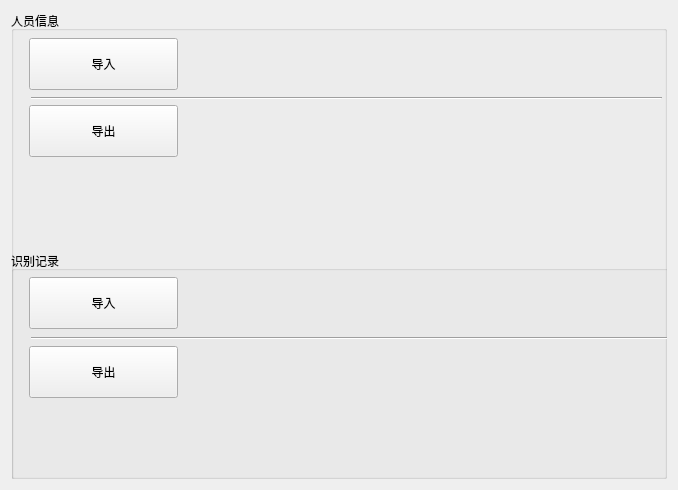
<?xml version="1.0" encoding="UTF-8"?>
<ui version="4.0">
 <class>XportData</class>
 <widget class="QWidget" name="XportData">
  <property name="geometry">
   <rect>
    <x>0</x>
    <y>0</y>
    <width>678</width>
    <height>490</height>
   </rect>
  </property>
  <property name="sizePolicy">
   <sizepolicy hsizetype="Expanding" vsizetype="Expanding">
    <horstretch>0</horstretch>
    <verstretch>0</verstretch>
   </sizepolicy>
  </property>
  <property name="windowTitle">
   <string>数据导入导出</string>
  </property>
  <layout class="QGridLayout" name="gridLayout">
   <item row="0" column="0">
    <widget class="QGroupBox" name="xportPersonInfo">
     <property name="title">
      <string>人员信息</string>
     </property>
     <widget class="Line" name="line">
      <property name="geometry">
       <rect>
        <x>20</x>
        <y>79</y>
        <width>631</width>
        <height>16</height>
       </rect>
      </property>
      <property name="orientation">
       <enum>Qt::Horizontal</enum>
      </property>
     </widget>
     <widget class="QGroupBox" name="xportRecord">
      <property name="geometry">
       <rect>
        <x>0</x>
        <y>240</y>
        <width>660</width>
        <height>233</height>
       </rect>
      </property>
      <property name="title">
       <string>识别记录</string>
      </property>
      <property name="flat">
       <bool>false</bool>
      </property>
      <property name="checkable">
       <bool>false</bool>
      </property>
      <widget class="Line" name="line_2">
       <property name="geometry">
        <rect>
         <x>20</x>
         <y>79</y>
         <width>652</width>
         <height>16</height>
        </rect>
       </property>
       <property name="orientation">
        <enum>Qt::Horizontal</enum>
       </property>
      </widget>
      <widget class="QPushButton" name="btnImportRecord">
       <property name="geometry">
        <rect>
         <x>18</x>
         <y>26</y>
         <width>149</width>
         <height>52</height>
        </rect>
       </property>
       <property name="sizePolicy">
        <sizepolicy hsizetype="Preferred" vsizetype="Preferred">
         <horstretch>0</horstretch>
         <verstretch>0</verstretch>
        </sizepolicy>
       </property>
       <property name="minimumSize">
        <size>
         <width>98</width>
         <height>27</height>
        </size>
       </property>
       <property name="maximumSize">
        <size>
         <width>16777215</width>
         <height>16777215</height>
        </size>
       </property>
       <property name="text">
        <string>导入</string>
       </property>
      </widget>
      <widget class="QPushButton" name="btnExportRecord">
       <property name="geometry">
        <rect>
         <x>18</x>
         <y>95</y>
         <width>149</width>
         <height>52</height>
        </rect>
       </property>
       <property name="sizePolicy">
        <sizepolicy hsizetype="Preferred" vsizetype="Preferred">
         <horstretch>0</horstretch>
         <verstretch>0</verstretch>
        </sizepolicy>
       </property>
       <property name="minimumSize">
        <size>
         <width>98</width>
         <height>27</height>
        </size>
       </property>
       <property name="maximumSize">
        <size>
         <width>16777215</width>
         <height>16777215</height>
        </size>
       </property>
       <property name="text">
        <string>导出</string>
       </property>
      </widget>
      <zorder>line_2</zorder>
      <zorder>xportPersonInfo</zorder>
      <zorder>xportPersonInfo</zorder>
      <zorder>xportPersonInfo</zorder>
     </widget>
     <widget class="QPushButton" name="btnExportPersonInfo">
      <property name="geometry">
       <rect>
        <x>18</x>
        <y>94</y>
        <width>149</width>
        <height>52</height>
       </rect>
      </property>
      <property name="sizePolicy">
       <sizepolicy hsizetype="Expanding" vsizetype="Expanding">
        <horstretch>0</horstretch>
        <verstretch>0</verstretch>
       </sizepolicy>
      </property>
      <property name="minimumSize">
       <size>
        <width>98</width>
        <height>27</height>
       </size>
      </property>
      <property name="maximumSize">
       <size>
        <width>16777215</width>
        <height>16777215</height>
       </size>
      </property>
      <property name="text">
       <string>导出</string>
      </property>
     </widget>
     <widget class="QPushButton" name="btnImportPersonInfo">
      <property name="geometry">
       <rect>
        <x>18</x>
        <y>27</y>
        <width>149</width>
        <height>52</height>
       </rect>
      </property>
      <property name="sizePolicy">
       <sizepolicy hsizetype="Expanding" vsizetype="Expanding">
        <horstretch>0</horstretch>
        <verstretch>0</verstretch>
       </sizepolicy>
      </property>
      <property name="minimumSize">
       <size>
        <width>98</width>
        <height>27</height>
       </size>
      </property>
      <property name="maximumSize">
       <size>
        <width>16777215</width>
        <height>16777215</height>
       </size>
      </property>
      <property name="text">
       <string>导入</string>
      </property>
     </widget>
    </widget>
   </item>
  </layout>
 </widget>
 <resources/>
 <connections/>
</ui>
